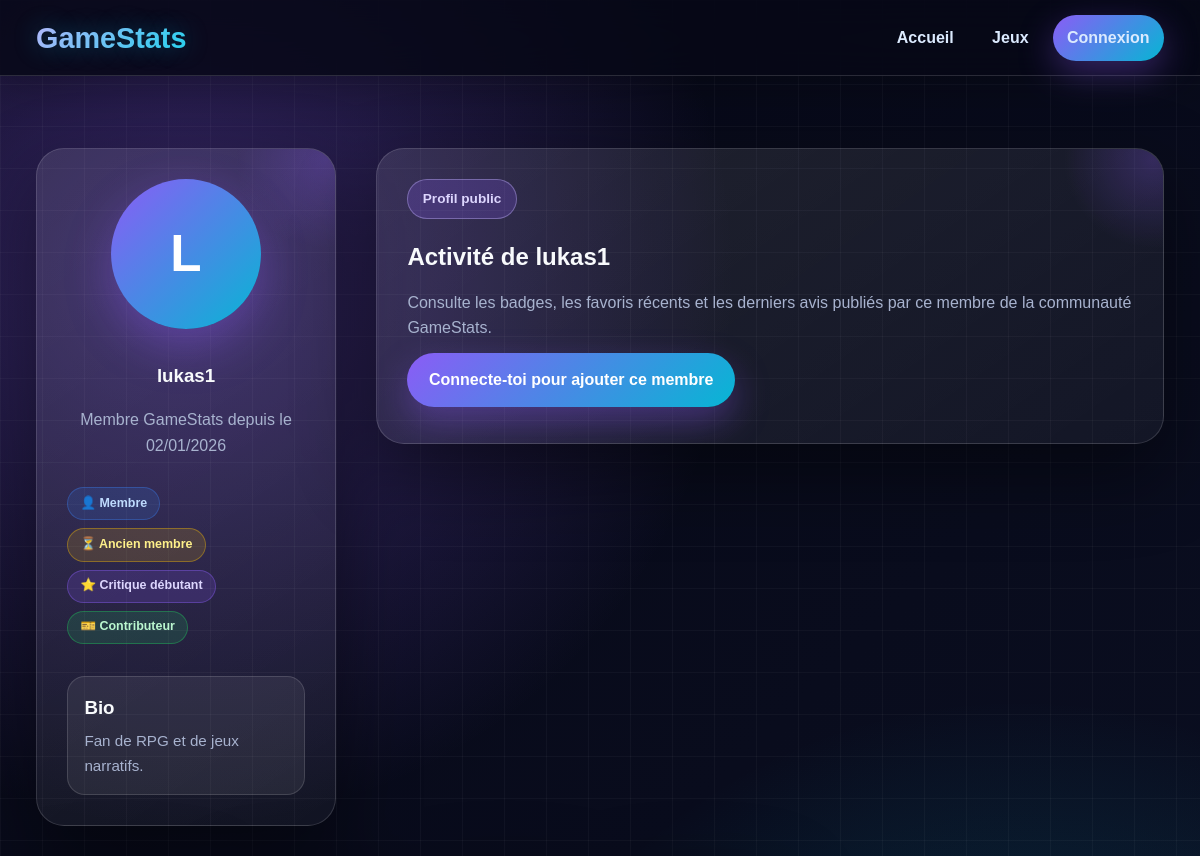
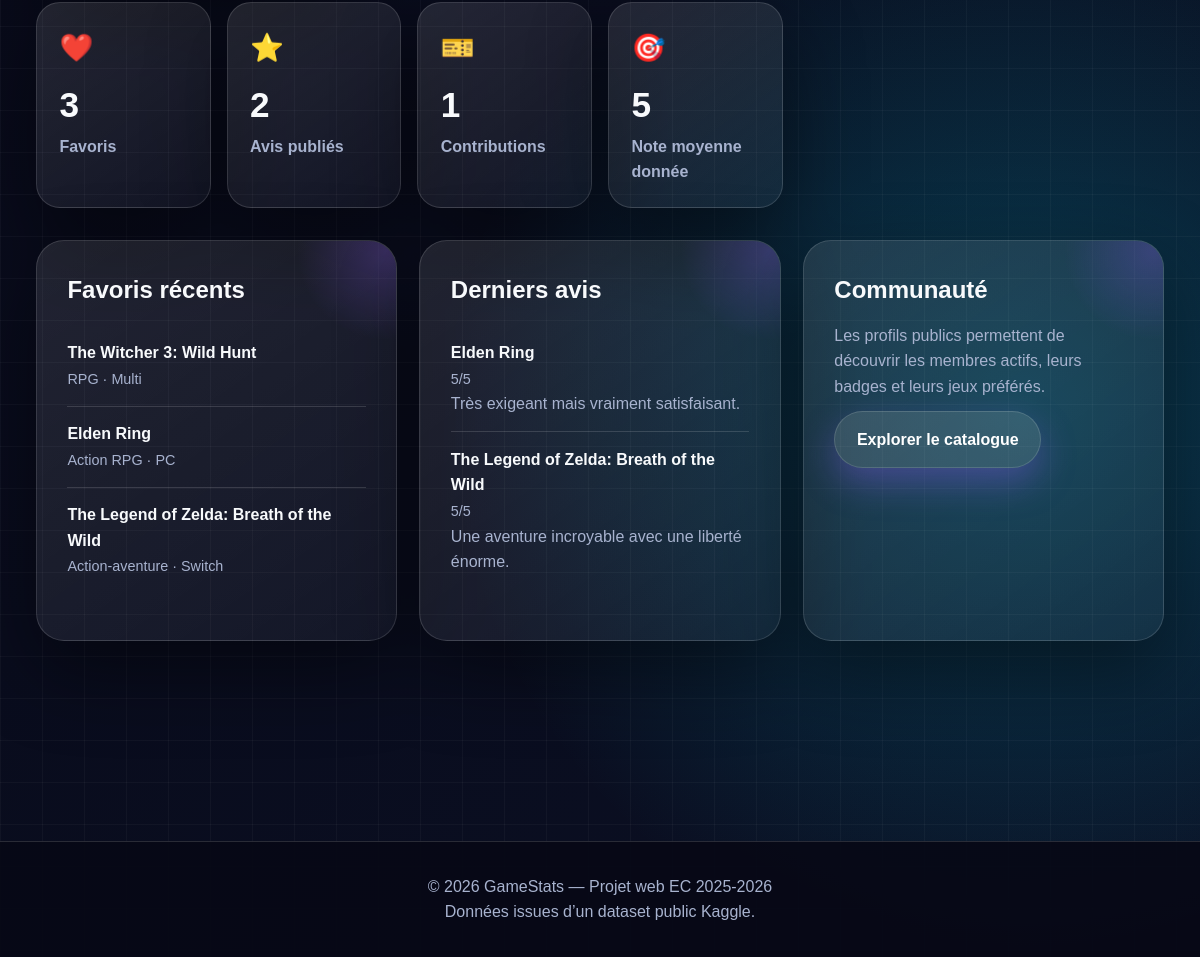
/user.php?id=2, run on the app's committed database (2 pictures, top to bottom).
### tables this page shows
CREATE TABLE users (
    id INT AUTO_INCREMENT PRIMARY KEY,
    username VARCHAR(50) NOT NULL UNIQUE,
    email VARCHAR(100) NOT NULL UNIQUE,
    password VARCHAR(255) NOT NULL,
    avatar VARCHAR(255) DEFAULT NULL,
    bio TEXT DEFAULT NULL,
    role ENUM('user', 'admin') DEFAULT 'user',
    is_banned TINYINT(1) DEFAULT 0,
    ban_reason VARCHAR(255) DEFAULT NULL,
    email_verified TINYINT(1) DEFAULT 0,
    email_verification_token VARCHAR(255) DEFAULT NULL,
    email_verified_at DATETIME DEFAULT NULL,
    created_at DATETIME DEFAULT CURRENT_TIMESTAMP
);

CREATE TABLE games (
    id INT AUTO_INCREMENT PRIMARY KEY,
    rawg_id INT DEFAULT NULL,
    title VARCHAR(150) NOT NULL,
    platform VARCHAR(50),
    genre VARCHAR(50),
    release_year INT,
    publisher VARCHAR(100),
    global_sales DECIMAL(8,2),
    critic_score DECIMAL(4,1),
    user_score DECIMAL(4,1),
    metacritic INT DEFAULT NULL,
    image_url VARCHAR(255),
    background_image VARCHAR(255) DEFAULT NULL,
    description TEXT DEFAULT NULL,
    UNIQUE KEY unique_rawg_id (rawg_id)
);

CREATE TABLE reviews (
    id INT AUTO_INCREMENT PRIMARY KEY,
    user_id INT NOT NULL,
    game_id INT NOT NULL,
    rating INT NOT NULL,
    comment TEXT,
    created_at DATETIME DEFAULT CURRENT_TIMESTAMP,
    UNIQUE KEY unique_user_game_review (user_id, game_id),
    FOREIGN KEY (user_id) REFERENCES users(id) ON DELETE CASCADE,
    FOREIGN KEY (game_id) REFERENCES games(id) ON DELETE CASCADE
);

### www/includes/badges.php (called while the page is built, shortened)
<?php
function getUserBadges(array $user): array
{
    $badges = [];
    $reviewCount = (int)($user['review_count'] ?? 0);
    $favoriteCount = (int)($user['favorite_count'] ?? 0);
    $ticketCount = (int)($user['ticket_count'] ?? 0);
    $createdAt = $user['created_at'] ?? null;
    $accountAgeDays = 0;
    if ($createdAt) {
        $createdDate = new DateTime($createdAt);
        $now = new DateTime();
        $accountAgeDays = $createdDate->diff($now)->days;
    }
    $badges[] = [
        'key' => 'member',
        'label' => 'Membre',
        'icon' => '👤',
        'class' => 'badge-user'
    ];
    if ($accountAgeDays >= 30) {
        $badges[] = [
            'key' => 'veteran',
            'label' => 'Ancien membre',
            'icon' => '⏳',
            'class' => 'badge-veteran'
        ];
    }
    if ($reviewCount >= 1) {
        $badges[] = [
            'key' => 'reviewer_beginner',
            'label' => 'Critique débutant',
            'icon' => '⭐',
            'class' => 'badge-reviewer'
        ];
    }
    if ($ticketCount >= 1) {
        $badges[] = [
            'key' => 'contributor',
            'label' => 'Contributeur',
            'icon' => '🎫',
            'class' => 'badge-contributor'
        ];
    }
    return $badges;
}

### www/includes/auth.php (called while the page is built, shortened)
<?php
function isLoggedIn(): bool
{
    return isset($_SESSION['user']);
}

### www/user.php (the view, shortened to what this page needs)
<?php
require_once 'includes/auth.php';
require_once 'includes/badges.php';
$userId = (int)($_GET['id'] ?? 0);
$stmt = $pdo->prepare('SELECT * FROM users WHERE id = ?');
$stmt->execute([$userId]);
$user = $stmt->fetch();
$currentUserId = isLoggedIn() ? (int)$_SESSION['user']['id'] : 0;
$isOwnProfile = $currentUserId === (int)$user['id'];
$stmt = $pdo->prepare('SELECT COUNT(*) FROM favorites WHERE user_id = ?');
$stmt->execute([$userId]);
$favoriteCount = (int)$stmt->fetchColumn();
$stmt = $pdo->prepare('SELECT COUNT(*) FROM reviews WHERE user_id = ?');
$stmt->execute([$userId]);
$reviewCount = (int)$stmt->fetchColumn();
$stmt = $pdo->prepare('SELECT COUNT(*) FROM tickets WHERE user_id = ?');
$stmt->execute([$userId]);
$ticketCount = (int)$stmt->fetchColumn();
$stmt = $pdo->prepare('SELECT AVG(rating) FROM reviews WHERE user_id = ?');
$stmt->execute([$userId]);
$averageGivenRating = $stmt->fetchColumn();
$averageGivenRating = $averageGivenRating ? round($averageGivenRating, 1) : null;
$userForBadges = $user;
$userForBadges['review_count'] = $reviewCount;
$userForBadges['favorite_count'] = $favoriteCount;
$userForBadges['ticket_count'] = $ticketCount;
$userBadges = getUserBadges($userForBadges);
$stmt = $pdo->prepare(
    'SELECT games.*
     FROM favorites
     INNER JOIN games ON favorites.game_id = games.id
     WHERE favorites.user_id = ?
     ORDER BY favorites.created_at DESC
     LIMIT 6'
);
$stmt->execute([$userId]);
$latestFavorites = $stmt->fetchAll();
$stmt = $pdo->prepare(
    'SELECT reviews.*, games.title, games.id AS game_id
     FROM reviews
     INNER JOIN games ON reviews.game_id = games.id
     WHERE reviews.user_id = ?
     ORDER BY reviews.created_at DESC
     LIMIT 6'
);
$stmt->execute([$userId]);
$latestReviews = $stmt->fetchAll();
include 'includes/header.php';
?>
<section class="section">
    <div class="container">
        <div class="profile-grid">
            <aside class="info-box avatar-box">
                <?php if (!empty($user['avatar'])): ?>
                    <img
                        src="assets/uploads/<?= htmlspecialchars(basename($user['avatar'])) ?>"
                        alt="<?= htmlspecialchars($user['username']) ?>"
                        class="profile-avatar"
                    >
                <?php else: ?>
                    <div class="avatar-placeholder">
                        <?= htmlspecialchars(strtoupper(substr($user['username'], 0, 1))) ?>
                    </div>
                <?php endif; ?>
                <h1><?= htmlspecialchars($user['username']) ?></h1>
                <p>Membre GameStats depuis le <?= htmlspecialchars(date('d/m/Y', strtotime($user['created_at']))) ?></p>
                <div class="user-badges">
                    <?php foreach ($userBadges as $badge): ?>
                        <span class="user-badge <?= htmlspecialchars($badge['class']) ?>">
                            <?= htmlspecialchars($badge['icon']) ?>
                            <?= htmlspecialchars($badge['label']) ?>
                        </span>
                    <?php endforeach; ?>
                </div>
                <div class="profile-bio-preview">
                    <h3>Bio</h3>
                    <p>
                        <?= !empty($user['bio'])
                            ? nl2br(htmlspecialchars($user['bio']))
                            : 'Aucune biographie renseignée.' ?>
                    </p>
                </div>
            </aside>
            <div class="info-box">
                <span class="eyebrow">Profil public</span>
                <h2>Activité de <?= htmlspecialchars($user['username']) ?></h2>
                <p>
                    Consulte les badges, les favoris récents et les derniers avis publiés
                    par ce membre de la communauté GameStats.
                </p>
                <?php if ($isOwnProfile): ?>
                    <a href="profile.php" class="btn">Modifier mon profil</a>
                <?php else: ?>
                    <a href="login.php" class="btn">Connecte-toi pour ajouter ce membre</a>
                <?php endif; ?>
            </div>
        </div>
        <div class="dashboard-stats" style="margin-top: 2rem;">
            <article class="stat-card">
                <span>❤️</span>
                <h3><?= htmlspecialchars($favoriteCount) ?></h3>
                <p>Favoris</p>
            </article>
            <article class="stat-card">
                <span>⭐</span>
                <h3><?= htmlspecialchars($reviewCount) ?></h3>
                <p>Avis publiés</p>
            </article>
            <article class="stat-card">
                <span>🎫</span>
                <h3><?= htmlspecialchars($ticketCount) ?></h3>
                <p>Contributions</p>
            </article>
            <article class="stat-card">
                <span>🎯</span>
                <h3><?= $averageGivenRating !== null ? htmlspecialchars($averageGivenRating) : '—' ?></h3>
                <p>Note moyenne donnée</p>
            </article>
        </div>
        <div class="dashboard-grid">
            <article class="info-box">
                <h2>Favoris récents</h2>
                <?php if (empty($latestFavorites)): ?>
                    <p>Ce membre n’a pas encore de favoris publics.</p>
                <?php else: ?>
                    <ul class="dashboard-list">
                        <?php foreach ($latestFavorites as $favorite): ?>
                            <li>
                                <strong>
                                    <a href="game.php?id=<?= htmlspecialchars($favorite['id']) ?>">
                                        <?= htmlspecialchars($favorite['title']) ?>
                                    </a>
                                </strong>
                                <span>
                                    <?= !empty($favorite['genre']) ? htmlspecialchars($favorite['genre']) : 'Genre inconnu' ?>
                                    ·
                                    <?= !empty($favorite['platform']) ? htmlspecialchars($favorite['platform']) : 'Plateforme inconnue' ?>
                                </span>
                            </li>
                        <?php endforeach; ?>
                    </ul>
                <?php endif; ?>
            </article>
            <article class="info-box">
                <h2>Derniers avis</h2>
                <?php if (empty($latestReviews)): ?>
                    <p>Ce membre n’a pas encore publié d’avis.</p>
                <?php else: ?>
                    <ul class="dashboard-list">
                        <?php foreach ($latestReviews as $review): ?>
                            <li>
                                <strong>
                                    <a href="game.php?id=<?= htmlspecialchars($review['game_id']) ?>">
                                        <?= htmlspecialchars($review['title']) ?>
                                    </a>
                                </strong>
                                <span><?= htmlspecialchars($review['rating']) ?>/5</span>
                                <?php if (!empty($review['comment'])): ?>
                                    <p><?= nl2br(htmlspecialchars($review['comment'])) ?></p>
                                <?php endif; ?>
                            </li>
                        <?php endforeach; ?>
                    </ul>
                <?php endif; ?>
            </article>
            <article class="info-box">
                <h2>Communauté</h2>
                <p>
                    Les profils publics permettent de découvrir les membres actifs,
                    leurs badges et leurs jeux préférés.
                </p>
                <a href="games.php" class="btn btn-secondary">Explorer le catalogue</a>
            </article>
        </div>
    </div>
</section>
<?php include 'includes/footer.php'; ?>

### data on the page
users: username "L", username "lukas1", created_at "02/01/2026", bio "Fan de RPG et de jeux narratifs.", id "2", email_verified "1"
games: title "The Witcher 3: Wild Hunt", genre "RPG", platform "Multi"
games: title "Elden Ring", genre "Action RPG", platform "PC"
games: title "The Legend of Zelda: Breath of the Wild", genre "Action-aventure", platform "Switch"
reviews: game.title "Elden Ring", rating "5", comment "Très exigeant mais vraiment satisfaisant."
reviews: game.title "The Legend of Zelda: Breath of the Wild", rating "5", comment "Une aventure incroyable avec une liberté énorme."

### other printed values
$badge['icon'] "👤"
$badge['label'] "Membre"
$badge['icon'] "⏳"
$badge['label'] "Ancien membre"
$badge['icon'] "⭐"
$badge['label'] "Critique débutant"
$badge['icon'] "🎫"
$badge['label'] "Contributeur"
$favoriteCount "3"
$averageGivenRating "5"
